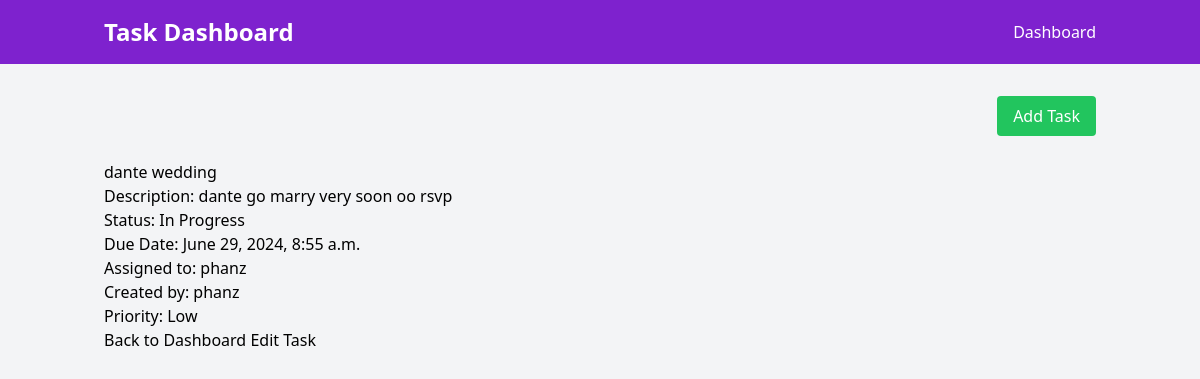
The page /task/2/ (signed in) on the database its author committed.
### tasks/models.py (models this page shows, shortened)
class Task(models.Model):
    STATUS_CHOICES = [
        ('In Progress', 'In Progress'),
        ('Completed', 'Completed'),
        ('Overdue', 'Overdue'),
    ]
    PRIORITY_CHOICES = [
        ('Low', 'Low'),
        ('Medium', 'Medium'),
        ('High', 'High'),
    ]
    title = models.CharField(max_length=200)
    description = models.TextField()
    due_date = models.DateTimeField()
    status = models.CharField(max_length=20, choices=STATUS_CHOICES, default='In Progress')
    priority = models.CharField(max_length=10, choices=PRIORITY_CHOICES, default='Medium')
    assigned_to = models.ForeignKey(User, on_delete=models.CASCADE, related_name='assigned_tasks')
    created_by = models.ForeignKey(User, on_delete=models.CASCADE, related_name='created_tasks')

### tasks/views.py (the view)
# urls.py: path('task/<int:task_id>/', views.task_view, name='task_view'),
@login_required
def task_view(request, task_id):
    task = get_object_or_404(Task, id=task_id)
    return render(request, 'tasks/task_detail.html', {'task': task})

### tasks/templates/tasks/task_detail.html
{% extends 'base.html' %}
{% block content %}
    <h2>{{ task.title }}</h2>
    <p>Description: {{ task.description }}</p>
    <p>Status: {{ task.status }}</p>
    <p>Due Date: {{ task.due_date }}</p>
    <p>Assigned to: {{ task.assigned_to }}</p>
    <p>Created by: {{ task.created_by }}</p>
    <p>Priority: {{ task.priority }}</p>
    <a href="{% url 'dashboard' %}" class="btn btn-secondary">Back to Dashboard</a>
    <a href="{% url 'edit_task' task.id %}" class="btn btn-primary">Edit Task</a>
{% endblock %}

### rows shown on the page
Task: title "dante wedding", description "dante go marry very soon oo rsvp", status "In Progress", due_date "June 29, 2024, 8:55 a.m.", assigned_to "phanz", created_by "phanz", priority "Low"
